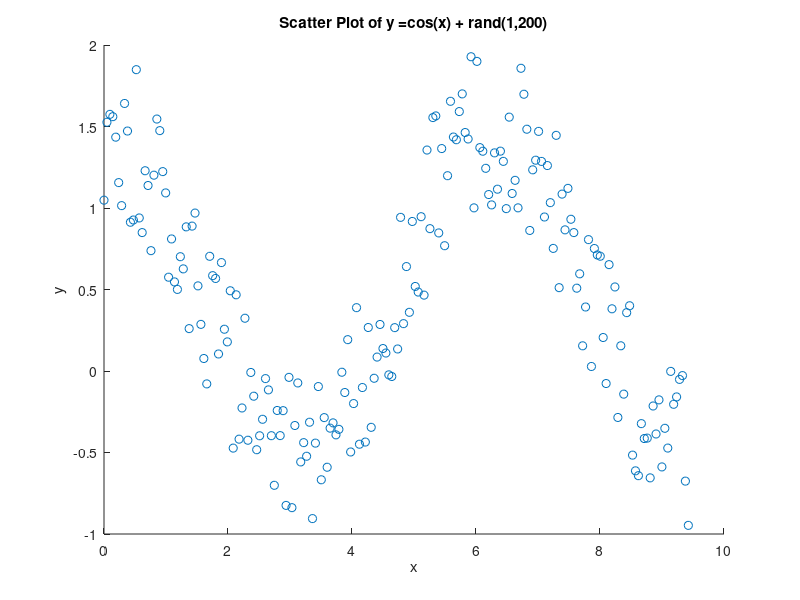

Write the MATLAB code that produced this figure.
%Part 5: Realize the given function using scatter plots.
%y = cos(x) + rand(1,200)
%Initialize x as a linearly spaced vector with 200 points between 0 and 3*pi

x= 0:3*pi/199:3*pi;
y = cos(x) + rand(1, 200);
scatter(x, y);
title('Scatter Plot of y =cos(x) + rand(1,200)');
xlabel('x');
ylabel('y');